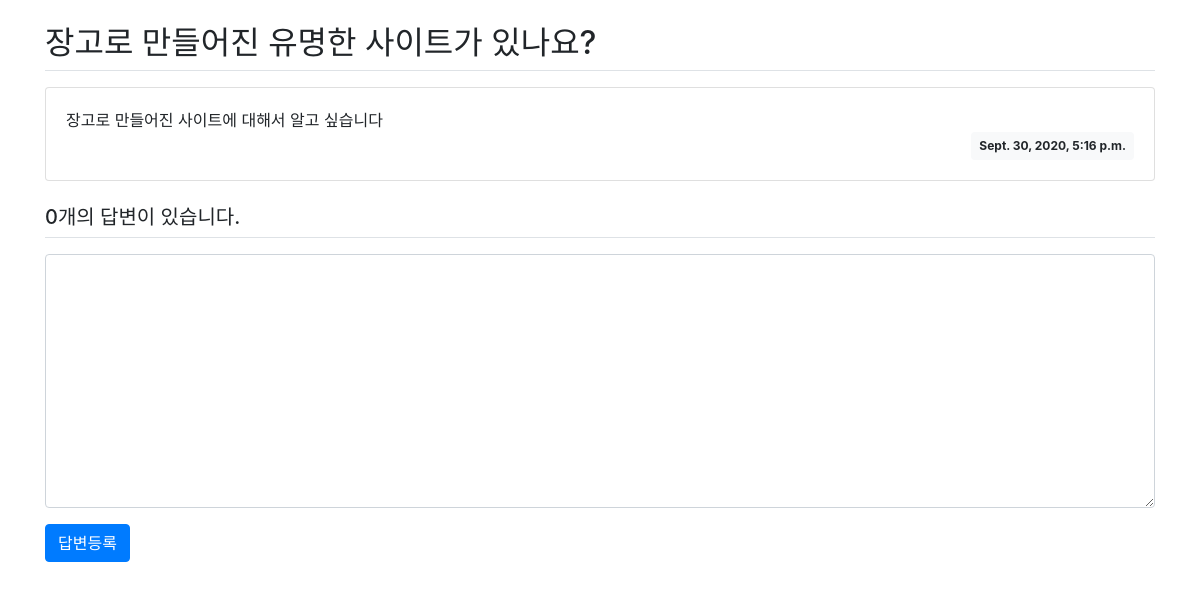
The page /pybo/1/ on the database as committed earlier.
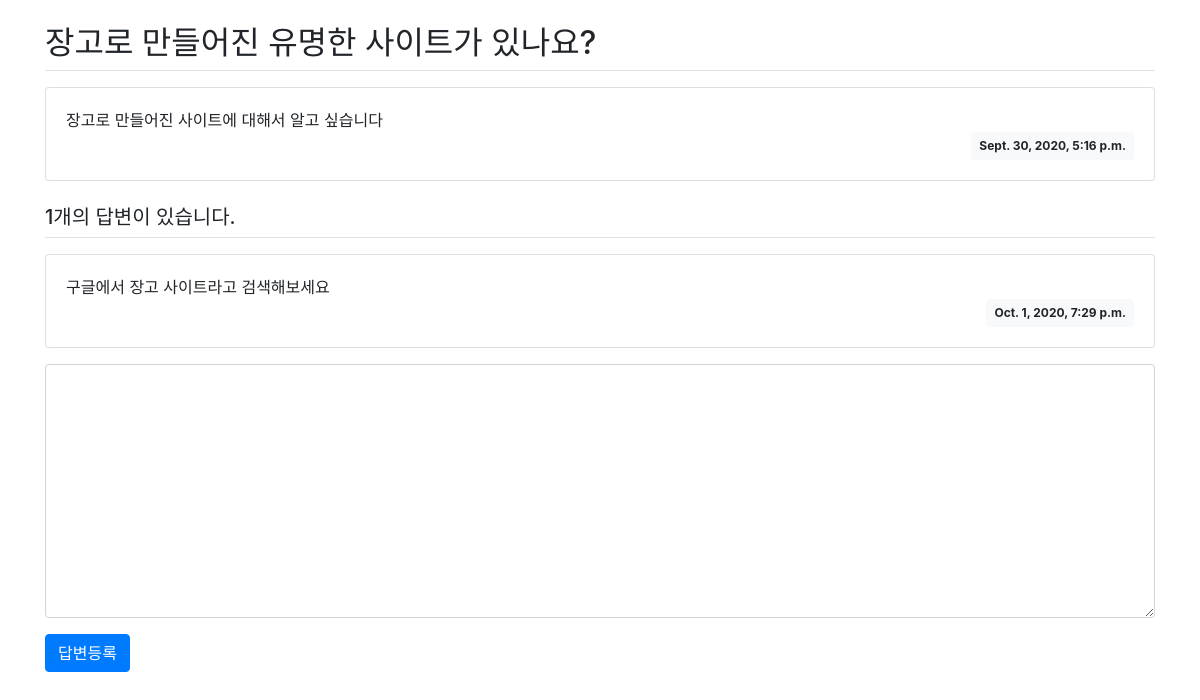
The same page on the database as committed later.
### pybo/models.py (models this page shows, shortened)
class Question(models.Model):
    subject = models.CharField(max_length = 200)
    content = models.TextField()
    create_date = models.DateTimeField()

class Answer(models.Model):
    question = models.ForeignKey(Question, on_delete=models.CASCADE)
    content = models.TextField()
    create_date = models.DateTimeField()

### pybo/views.py (the view)
# urls.py: path('<int:question_id>/', views.detail, name='pybo_detail'),
def detail(request, question_id):
    question = Question.objects.get(id=question_id)
    context = { 'question' : question }
    return render(request, 'pybo/question_detail.html', context)

### template/pybo/question_detail.html (shortened to what this page needs)
{% load static %}
<link rel="stylesheet" type="text/css" href="{% static 'bootstrap.min.css' %}">
<div class="container my-3">
    <h2 class="border-bottom py-2">{{ question.subject }}</h2>
    <div class="card my-3">
        <div class="card-body">
            <div class="card-text" style="white-space: pre-line;">{{ question.content }}</div>
            <div class="d-flex justify-content-end">
                <div class="badge badge-light p-2">
                    {{ question.create_date }}
                </div>
            </div>
        </div>
    </div>
    <h5 class="border-bottom my-3 py-2">{{question.answer_set.count}}개의 답변이 있습니다.</h5>
    {% for answer in question.answer_set.all %}
    <div class="card my-3">
        <div class="card-body">
            <div class="card-text" style="white-space: pre-line;">{{ answer.content }}</div>
            <div class="d-flex justify-content-end">
                <div class="badge badge-light p-2">
                    {{ answer.create_date }}
                </div>
            </div>
        </div>
    </div>
    {% endfor %}
    <form action="{% url 'pybo:pybo_reply' question.id %}" method="post" class="my-3">
        <div class="form-group">
            <textarea name="content" id="content" class="form-control" rows="10"></textarea>
        </div>
        <input type="submit" value="답변등록" class="btn btn-primary">
    </form>
</div>

Rows that differ between the two databases and show on the page:
computed for Question "장고로 만들어진 유명한 사이트가 있나요?": answer_set.count "0" → "1"
added Answer: content "구글에서 장고 사이트라고 검색해보세요", create_date "Oct. 1, 2020, 7:29 p.m."
